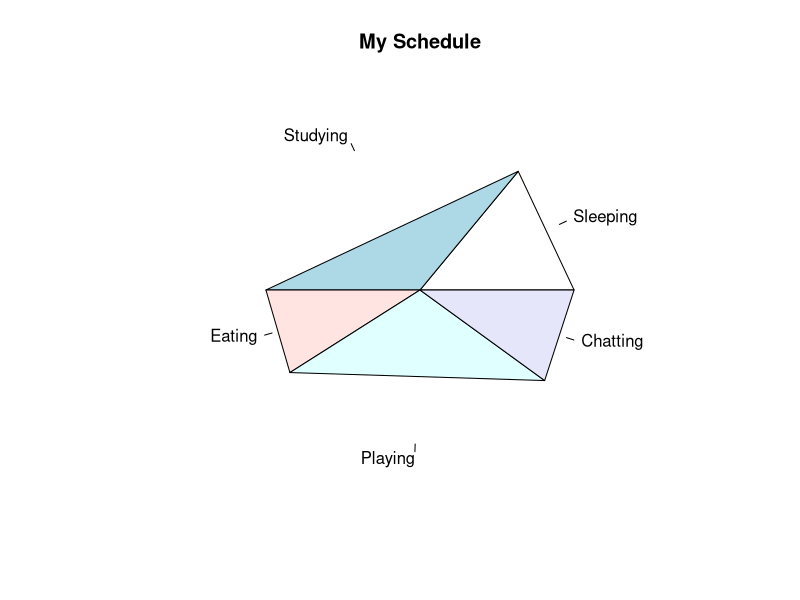

Reproduce this figure in R.
work = c('Sleeping','Studying','Eating','Playing','Chatting')
percentage = c(14,36,9,31,10)

pie(percentage,work,title('My Schedule'))
#pie(percentage,work,col = rainbow(length(work)))